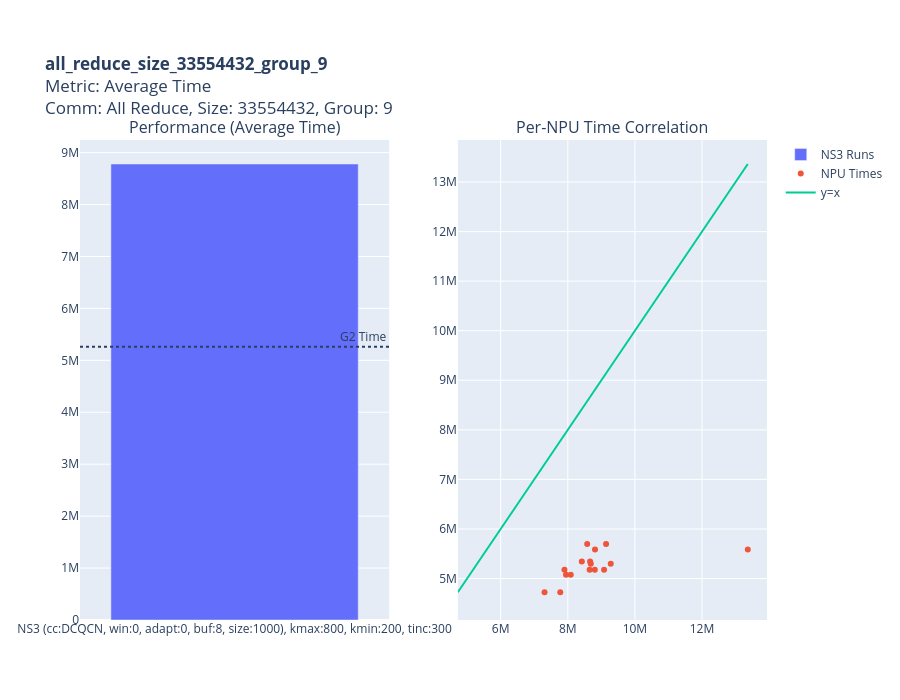
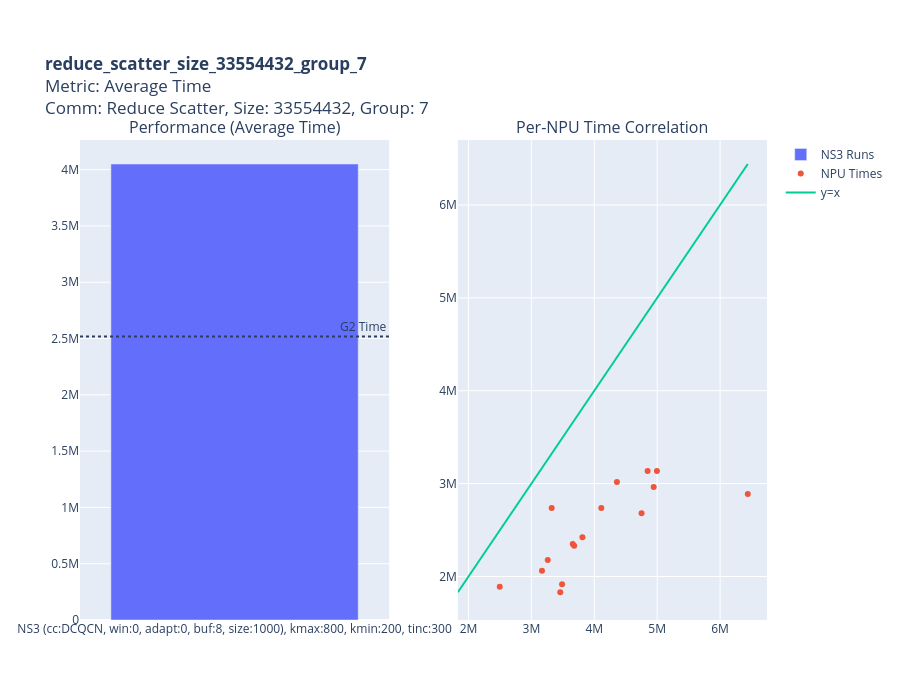
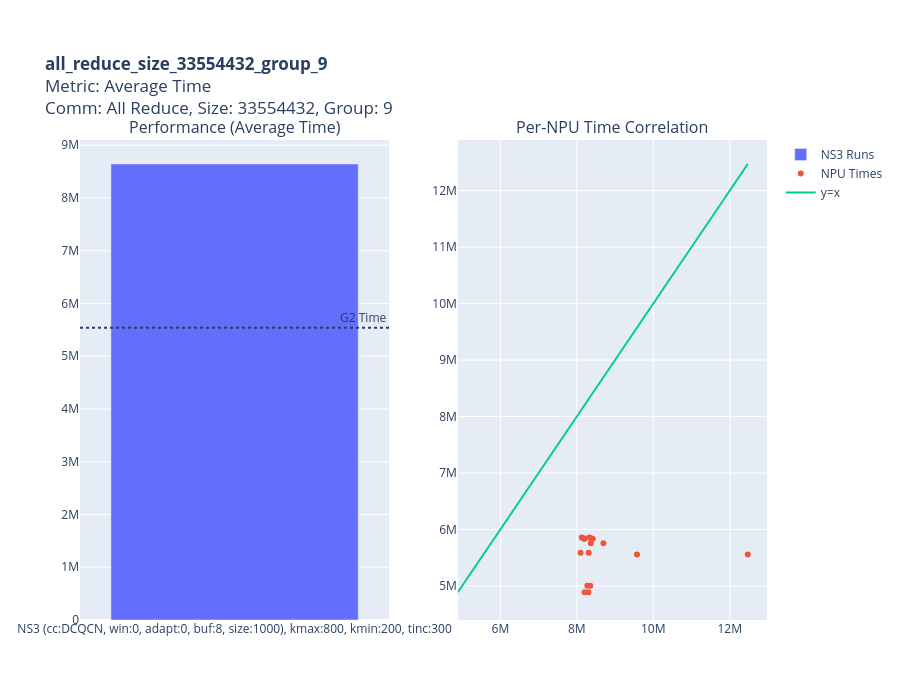
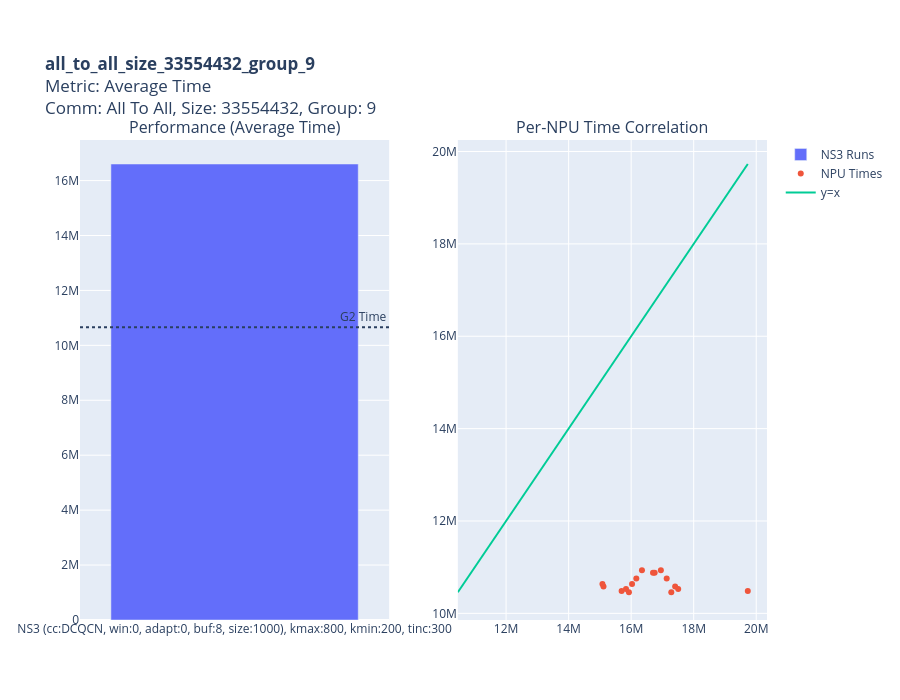

Here is the notebook cell these charts were saved with, in order:
### Code cell
# --- Analysis and Plotting ---
if comparison_results:
    comp_df = pd.DataFrame(comparison_results)
    ns3_win0 = comp_df[(comp_df['sim_type'] == 'NS3') &
                   comp_df['run_name'].str.contains(r'win:0(,|\b)', regex=True)]
    filtered_comp_df = pd.concat([comp_df[comp_df['sim_type'] == 'G2'], ns3_win0], ignore_index=True)

    # replace comp_df for the analysis (or pass filtered_comp_df into your function)
    _old_comp_df = comp_df
    comp_df = filtered_comp_df
    comp_df = comp_df[(~comp_df['workload'].str.contains('group_6'))&(~comp_df['workload'].str.contains('group_8')&(~comp_df['workload'].str.contains('group_0'))&(~comp_df['workload'].str.contains('group_1')))
                      & (comp_df['topo_index']!=3)]

    def analyze_and_plot_divergence(metric_col, metric_name):
        print(f"--- Analyzing Divergence for: {metric_name} ---")
        
        divergence_data = []
        for (wl, ti), group in comp_df.groupby(['workload', 'topo_index']):
            g2_runs = group[group['sim_type'] == 'G2']
            ns3_runs = group[group['sim_type'] == 'NS3']

            if g2_runs.empty or ns3_runs.empty:
                continue

            g2_time = g2_runs.iloc[0][metric_col]
            best_ns3_run = ns3_runs.loc[ns3_runs[metric_col].idxmin()]
            best_ns3_time = best_ns3_run[metric_col]

            if g2_time < 100 or best_ns3_time < 100:
                continue

            divergence = abs((g2_time - best_ns3_time)/g2_time)
            # Extract info from workload name
            match = re.match(r'([a-zA-Z_]+)_size_(\d+)_group_(\d+)', wl)
            comm_type, comm_size, group_id = "N/A", "N/A", "N/A"
            if match:
                comm_type = match.group(1).replace('_', ' ').title()
                comm_size = int(match.group(2))
                group_id = int(match.group(3))

            divergence_data.append({
                'Workload': wl,
                'Topo_index': ti,
                'Divergence': divergence,
                'G2 Time': g2_time,
                'Best NS3 Time': best_ns3_time,
                'Best NS3 Run': best_ns3_run['run_name'],
                'comm_type': comm_type,
                'comm_size': comm_size,
                'group_id': group_id,
            })

        if not divergence_data:
            print(f"No divergent workloads found for {metric_name}.\n")
            return

        div_df = pd.DataFrame(divergence_data).sort_values(by='Divergence', ascending=False)
        top_10_workloads = div_df.head(40)

        print(f"\n--- Top 10 Most Divergent Workloads ({metric_name}) ---")
        with pd.option_context('display.float_format', '{:,.2f}'.format):
            display(top_10_workloads[['Workload', 'comm_type', 'comm_size', 'group_id', 'G2 Time', 'Best NS3 Time', 'Divergence', 'Topo_index']])

        print(f"\n--- Generating Plots for Top 10 Divergent Workloads ({metric_name}) ---")
        for _, row in top_10_workloads.iterrows():
            wl = row['Workload']
            topo_index = row['Topo_index']
            
            workload_df = comp_df[(comp_df['workload'] == wl) & (comp_df['topo_index'] == topo_index)]
        
            group_df = workload_df

            g2_run = group_df[group_df['sim_type'] == 'G2'].sort_values(by=metric_col).drop_duplicates(subset=['run_name'], keep='first')
            ns3_runs_for_plot = group_df[group_df['sim_type'] == 'NS3'].sort_values(by=metric_col).drop_duplicates(subset=['run_name'], keep='first')
            best_ns3_run_for_plot = ns3_runs_for_plot.iloc[0]

            fig = make_subplots(rows=1, cols=2, subplot_titles=(f"Performance ({metric_name})", "Per-NPU Time Correlation"))

            # Bar plot
            fig.add_trace(go.Bar(x=ns3_runs_for_plot['run_name'], y=ns3_runs_for_plot[metric_col], name='NS3 Runs'), row=1, col=1)
            fig.add_hline(y=
            g2_run[metric_col].values[0], line_dash="dot", annotation_text=f"G2 Time", row=1, col=1)

            # Scatter plot
            g2_timing_file = find_timing_file(g2_run['run_folder'].values[0], 'G2')
            ns3_timing_file = find_timing_file(best_ns3_run_for_plot['run_folder'], 'NS3')
            if g2_timing_file and ns3_timing_file:
                try:
                    df_g2 = pd.read_csv(g2_timing_file)[['sys_id', 'callback_tick']].rename(columns={'callback_tick': 'g2_time'})
                    df_ns3 = pd.read_csv(ns3_timing_file)[['sys_id', 'callback_tick']].rename(columns={'callback_tick': 'ns3_time'})
                    merged_df = pd.merge(df_ns3, df_g2, on='sys_id')
                    merged_df = merged_df[(merged_df['ns3_time'] >= 100) & (merged_df['g2_time'] >= 100)]
                    
                    fig.add_trace(go.Scatter(x=merged_df['ns3_time'], y=merged_df['g2_time'], mode='markers', name='NPU Times'), row=1, col=2)
                    min_val = min(merged_df['ns3_time'].min(), merged_df['g2_time'].min())
                    max_val = max(merged_df['ns3_time'].max(), merged_df['g2_time'].max())
                    fig.add_trace(go.Scatter(x=[min_val, max_val], y=[min_val, max_val], mode='lines', name='y=x'), row=1, col=2)
                except Exception as e:
                    print(f"Could not create scatter plot for {wl}: {e}")
            
            plot_title = (f'<b>{wl}</b><br>'
                          f'Metric: {metric_name}<br>'
                          f'Comm: {row["comm_type"]}, Size: {row["comm_size"]}, Group: {row["group_id"]}')

            fig.update_layout(title_text=plot_title, height=700, margin=dict(t=140))
            fig.show()
        print("\n" + "="*80 + "\n")
        return div_df


    # --- Run analysis for each metric ---
    div_df_avg = analyze_and_plot_divergence('avg_time', 'Average Time')
    # div_df_max = analyze_and_plot_divergence('max_time', 'Maximum Time')
    # div_df_min = analyze_and_plot_divergence('min_time', 'Minimum Time')

else:
    print("No comparison results to process.")

### Figure 1 — Plotly figure (JSON) as saved in the notebook; plotly's stock layout.template omitted (floating-point values rounded to 4 significant figures)
{"data": [{"name": "NS3 Runs", "type": "bar", "x": ["NS3 (cc:DCQCN, win:0, adapt:0, buf:8, size:1000), kmax:800, kmin:200, tinc:300"], "xaxis": "x", "y": [8781000.0], "yaxis": "y"}, {"mode": "markers", "name": "NPU Times", "type": "scatter", "x": [8684650, 9279827, 8803959, 9081202, 8664751, 8416848, 8650571, 7900646, 7306727, 7775082, 8088286, 7947689, 8810550, 13363453, 8577221, 9139956], "xaxis": "x2", "y": [5298209, 5298209, 5177507, 5177507, 5341268, 5341268, 5176543, 5176543, 4723373, 4723373, 5078759, 5078759, 5586484, 5586484, 5695468, 5695468], "yaxis": "y2"}, {"mode": "lines", "name": "y=x", "type": "scatter", "x": [4723373, 13363453], "xaxis": "x2", "y": [4723373, 13363453], "yaxis": "y2"}], "layout": {"annotations": [{"font": {"size": 16}, "showarrow": false, "text": "Performance (Average Time)", "x": 0.225, "xanchor": "center", "xref": "paper", "y": 1, "yanchor": "bottom", "yref": "paper"}, {"font": {"size": 16}, "showarrow": false, "text": "Per-NPU Time Correlation", "x": 0.775, "xanchor": "center", "xref": "paper", "y": 1, "yanchor": "bottom", "yref": "paper"}, {"showarrow": false, "text": "G2 Time", "x": 1, "xanchor": "right", "xref": "x domain", "y": 5260000.0, "yanchor": "bottom", "yref": "y"}], "height": 700, "margin": {"t": 140}, "shapes": [{"line": {"dash": "dot"}, "type": "line", "x0": 0, "x1": 1, "xref": "x domain", "y0": 5260000.0, "y1": 5260000.0, "yref": "y"}], "title": {"text": "<b>all_reduce_size_33554432_group_9</b><br>Metric: Average Time<br>Comm: All Reduce, Size: 33554432, Group: 9"}, "xaxis": {"anchor": "y", "domain": [0, 0.45]}, "xaxis2": {"anchor": "y2", "domain": [0.55, 1]}, "yaxis": {"anchor": "x", "domain": [0, 1]}, "yaxis2": {"anchor": "x2", "domain": [0, 1]}}}

### Figure 2 — Plotly figure (JSON) as saved in the notebook; plotly's stock layout.template omitted (floating-point values rounded to 4 significant figures)
{"data": [{"name": "NS3 Runs", "type": "bar", "x": ["NS3 (cc:DCQCN, win:0, adapt:0, buf:8, size:1000), kmax:800, kmin:200, tinc:300"], "xaxis": "x", "y": [4050000.0], "yaxis": "y"}, {"mode": "markers", "name": "NPU Times", "type": "scatter", "x": [4359731, 4944733, 2496531, 4751771, 3322325, 3680300, 3458956, 4111397, 3811738, 3259928, 3657602, 3168054, 4996206, 4847895, 3487856, 6440860], "xaxis": "x2", "y": [3018160, 2962323, 1888998, 2679871, 2737320, 2330434, 1830440, 2737320, 2421343, 2176535, 2350709, 2061331, 3136141, 3136141, 1916472, 2887036], "yaxis": "y2"}, {"mode": "lines", "name": "y=x", "type": "scatter", "x": [1830440, 6440860], "xaxis": "x2", "y": [1830440, 6440860], "yaxis": "y2"}], "layout": {"annotations": [{"font": {"size": 16}, "showarrow": false, "text": "Performance (Average Time)", "x": 0.225, "xanchor": "center", "xref": "paper", "y": 1, "yanchor": "bottom", "yref": "paper"}, {"font": {"size": 16}, "showarrow": false, "text": "Per-NPU Time Correlation", "x": 0.775, "xanchor": "center", "xref": "paper", "y": 1, "yanchor": "bottom", "yref": "paper"}, {"showarrow": false, "text": "G2 Time", "x": 1, "xanchor": "right", "xref": "x domain", "y": 2517000.0, "yanchor": "bottom", "yref": "y"}], "height": 700, "margin": {"t": 140}, "shapes": [{"line": {"dash": "dot"}, "type": "line", "x0": 0, "x1": 1, "xref": "x domain", "y0": 2517000.0, "y1": 2517000.0, "yref": "y"}], "title": {"text": "<b>reduce_scatter_size_33554432_group_7</b><br>Metric: Average Time<br>Comm: Reduce Scatter, Size: 33554432, Group: 7"}, "xaxis": {"anchor": "y", "domain": [0, 0.45]}, "xaxis2": {"anchor": "y2", "domain": [0.55, 1]}, "yaxis": {"anchor": "x", "domain": [0, 1]}, "yaxis2": {"anchor": "x2", "domain": [0, 1]}}}

### Figure 3 — Plotly figure (JSON) as saved in the notebook; plotly's stock layout.template omitted (floating-point values rounded to 4 significant figures)
{"data": [{"name": "NS3 Runs", "type": "bar", "x": ["NS3 (cc:DCQCN, win:0, adapt:0, buf:8, size:1000), kmax:800, kmin:200, tinc:300"], "xaxis": "x", "y": [8644000.0], "yaxis": "y"}, {"mode": "markers", "name": "NPU Times", "type": "scatter", "x": [9574069, 12471934, 8696347, 8367667, 8379832, 8209388, 8417646, 8181474, 8329485, 8130947, 8311745, 8097462, 8275086, 8351880, 8301362, 8202725], "xaxis": "x2", "y": [5557549, 5557549, 5754250, 5754250, 5838164, 5838164, 5834202, 5834202, 5858319, 5858319, 5586970, 5586970, 5002801, 5002801, 4887855, 4887855], "yaxis": "y2"}, {"mode": "lines", "name": "y=x", "type": "scatter", "x": [4887855, 12471934], "xaxis": "x2", "y": [4887855, 12471934], "yaxis": "y2"}], "layout": {"annotations": [{"font": {"size": 16}, "showarrow": false, "text": "Performance (Average Time)", "x": 0.225, "xanchor": "center", "xref": "paper", "y": 1, "yanchor": "bottom", "yref": "paper"}, {"font": {"size": 16}, "showarrow": false, "text": "Per-NPU Time Correlation", "x": 0.775, "xanchor": "center", "xref": "paper", "y": 1, "yanchor": "bottom", "yref": "paper"}, {"showarrow": false, "text": "G2 Time", "x": 1, "xanchor": "right", "xref": "x domain", "y": 5540000.0, "yanchor": "bottom", "yref": "y"}], "height": 700, "margin": {"t": 140}, "shapes": [{"line": {"dash": "dot"}, "type": "line", "x0": 0, "x1": 1, "xref": "x domain", "y0": 5540000.0, "y1": 5540000.0, "yref": "y"}], "title": {"text": "<b>all_reduce_size_33554432_group_9</b><br>Metric: Average Time<br>Comm: All Reduce, Size: 33554432, Group: 9"}, "xaxis": {"anchor": "y", "domain": [0, 0.45]}, "xaxis2": {"anchor": "y2", "domain": [0.55, 1]}, "yaxis": {"anchor": "x", "domain": [0, 1]}, "yaxis2": {"anchor": "x2", "domain": [0, 1]}}}

### Figure 4 — Plotly figure (JSON) as saved in the notebook; plotly's stock layout.template omitted (floating-point values rounded to 4 significant figures)
{"data": [{"name": "NS3 Runs", "type": "bar", "x": ["NS3 (cc:DCQCN, win:0, adapt:0, buf:8, size:1000), kmax:800, kmin:200, tinc:300"], "xaxis": "x", "y": [16600000.0], "yaxis": "y"}, {"mode": "markers", "name": "NPU Times", "type": "scatter", "x": [17135710, 16164526, 17283174, 15928482, 19729898, 15694092, 17504004, 15835369, 17406853, 15115175, 16028064, 15080964, 16751062, 16699198, 16949524, 16345252], "xaxis": "x2", "y": [10754149, 10754149, 10457311, 10457311, 10485220, 10485220, 10529126, 10529126, 10579814, 10579814, 10636151, 10636151, 10880511, 10880511, 10934450, 10934450], "yaxis": "y2"}, {"mode": "lines", "name": "y=x", "type": "scatter", "x": [10457311, 19729898], "xaxis": "x2", "y": [10457311, 19729898], "yaxis": "y2"}], "layout": {"annotations": [{"font": {"size": 16}, "showarrow": false, "text": "Performance (Average Time)", "x": 0.225, "xanchor": "center", "xref": "paper", "y": 1, "yanchor": "bottom", "yref": "paper"}, {"font": {"size": 16}, "showarrow": false, "text": "Per-NPU Time Correlation", "x": 0.775, "xanchor": "center", "xref": "paper", "y": 1, "yanchor": "bottom", "yref": "paper"}, {"showarrow": false, "text": "G2 Time", "x": 1, "xanchor": "right", "xref": "x domain", "y": 10660000.0, "yanchor": "bottom", "yref": "y"}], "height": 700, "margin": {"t": 140}, "shapes": [{"line": {"dash": "dot"}, "type": "line", "x0": 0, "x1": 1, "xref": "x domain", "y0": 10660000.0, "y1": 10660000.0, "yref": "y"}], "title": {"text": "<b>all_to_all_size_33554432_group_9</b><br>Metric: Average Time<br>Comm: All To All, Size: 33554432, Group: 9"}, "xaxis": {"anchor": "y", "domain": [0, 0.45]}, "xaxis2": {"anchor": "y2", "domain": [0.55, 1]}, "yaxis": {"anchor": "x", "domain": [0, 1]}, "yaxis2": {"anchor": "x2", "domain": [0, 1]}}}
